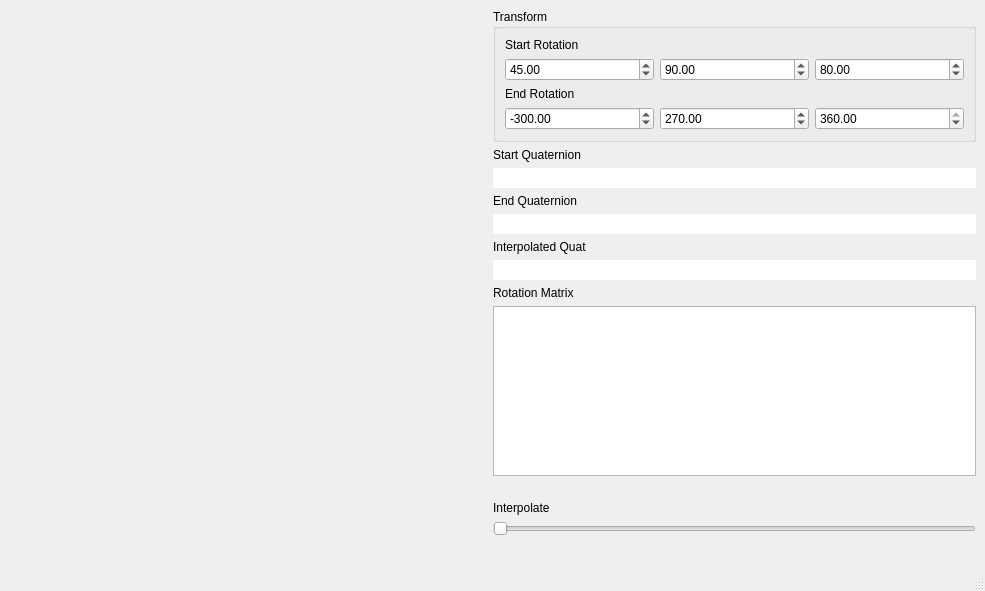
<?xml version="1.0" encoding="UTF-8"?>
<ui version="4.0">
 <class>MainWindow</class>
 <widget class="QMainWindow" name="MainWindow">
  <property name="geometry">
   <rect>
    <x>0</x>
    <y>0</y>
    <width>985</width>
    <height>591</height>
   </rect>
  </property>
  <property name="windowTitle">
   <string>Rotation using Quaternion SLERP</string>
  </property>
  <widget class="QWidget" name="centralwidget">
   <layout class="QGridLayout" name="s_mainWindowGridLayout">
    <item row="0" column="1">
     <widget class="QGroupBox" name="s_transformGB">
      <property name="title">
       <string>Transform</string>
      </property>
      <layout class="QGridLayout" name="gridLayout">
       <item row="3" column="1">
        <widget class="QDoubleSpinBox" name="m_erotationX">
         <property name="minimum">
          <double>-360.000000000000000</double>
         </property>
         <property name="maximum">
          <double>360.000000000000000</double>
         </property>
         <property name="value">
          <double>-300.000000000000000</double>
         </property>
        </widget>
       </item>
       <item row="0" column="1">
        <widget class="QLabel" name="label">
         <property name="text">
          <string>Start Rotation</string>
         </property>
        </widget>
       </item>
       <item row="1" column="1">
        <widget class="QDoubleSpinBox" name="m_srotationX">
         <property name="minimum">
          <double>-360.000000000000000</double>
         </property>
         <property name="maximum">
          <double>360.000000000000000</double>
         </property>
         <property name="value">
          <double>45.000000000000000</double>
         </property>
        </widget>
       </item>
       <item row="1" column="2">
        <widget class="QDoubleSpinBox" name="m_srotationY">
         <property name="minimum">
          <double>-360.000000000000000</double>
         </property>
         <property name="maximum">
          <double>360.000000000000000</double>
         </property>
         <property name="value">
          <double>90.000000000000000</double>
         </property>
        </widget>
       </item>
       <item row="1" column="3">
        <widget class="QDoubleSpinBox" name="m_srotationZ">
         <property name="minimum">
          <double>-360.000000000000000</double>
         </property>
         <property name="maximum">
          <double>360.000000000000000</double>
         </property>
         <property name="value">
          <double>80.000000000000000</double>
         </property>
        </widget>
       </item>
       <item row="3" column="3">
        <widget class="QDoubleSpinBox" name="m_erotationZ">
         <property name="minimum">
          <double>-360.000000000000000</double>
         </property>
         <property name="maximum">
          <double>360.000000000000000</double>
         </property>
         <property name="value">
          <double>360.000000000000000</double>
         </property>
        </widget>
       </item>
       <item row="3" column="2">
        <widget class="QDoubleSpinBox" name="m_erotationY">
         <property name="minimum">
          <double>-360.000000000000000</double>
         </property>
         <property name="maximum">
          <double>360.000000000000000</double>
         </property>
         <property name="value">
          <double>270.000000000000000</double>
         </property>
        </widget>
       </item>
       <item row="2" column="1">
        <widget class="QLabel" name="label_2">
         <property name="text">
          <string>End Rotation</string>
         </property>
        </widget>
       </item>
      </layout>
     </widget>
    </item>
    <item row="0" column="0" rowspan="16">
     <spacer name="horizontalSpacer">
      <property name="orientation">
       <enum>Qt::Horizontal</enum>
      </property>
      <property name="sizeHint" stdset="0">
       <size>
        <width>40</width>
        <height>20</height>
       </size>
      </property>
     </spacer>
    </item>
    <item row="4" column="1">
     <widget class="QLineEdit" name="m_q2">
      <property name="frame">
       <bool>false</bool>
      </property>
      <property name="readOnly">
       <bool>true</bool>
      </property>
     </widget>
    </item>
    <item row="5" column="1">
     <widget class="QLabel" name="label_6">
      <property name="text">
       <string>Interpolated Quat</string>
      </property>
     </widget>
    </item>
    <item row="3" column="1">
     <widget class="QLabel" name="label_5">
      <property name="text">
       <string>End Quaternion</string>
      </property>
     </widget>
    </item>
    <item row="1" column="1">
     <widget class="QLabel" name="label_4">
      <property name="text">
       <string>Start Quaternion</string>
      </property>
     </widget>
    </item>
    <item row="9" column="1">
     <spacer name="verticalSpacer_2">
      <property name="orientation">
       <enum>Qt::Vertical</enum>
      </property>
      <property name="sizeHint" stdset="0">
       <size>
        <width>20</width>
        <height>40</height>
       </size>
      </property>
     </spacer>
    </item>
    <item row="11" column="1">
     <widget class="QSlider" name="m_interpolate">
      <property name="minimum">
       <number>0</number>
      </property>
      <property name="maximum">
       <number>1000</number>
      </property>
      <property name="singleStep">
       <number>1</number>
      </property>
      <property name="pageStep">
       <number>1</number>
      </property>
      <property name="orientation">
       <enum>Qt::Horizontal</enum>
      </property>
      <property name="tickPosition">
       <enum>QSlider::NoTicks</enum>
      </property>
     </widget>
    </item>
    <item row="8" column="1">
     <widget class="QTextEdit" name="m_matrix"/>
    </item>
    <item row="2" column="1">
     <widget class="QLineEdit" name="m_q1">
      <property name="frame">
       <bool>false</bool>
      </property>
      <property name="readOnly">
       <bool>true</bool>
      </property>
     </widget>
    </item>
    <item row="7" column="1">
     <widget class="QLabel" name="label_7">
      <property name="text">
       <string>Rotation Matrix</string>
      </property>
     </widget>
    </item>
    <item row="6" column="1">
     <widget class="QLineEdit" name="m_q3">
      <property name="frame">
       <bool>false</bool>
      </property>
      <property name="readOnly">
       <bool>true</bool>
      </property>
     </widget>
    </item>
    <item row="10" column="1">
     <widget class="QLabel" name="m_interpText">
      <property name="text">
       <string>Interpolate</string>
      </property>
     </widget>
    </item>
   </layout>
  </widget>
  <widget class="QMenuBar" name="menubar">
   <property name="geometry">
    <rect>
     <x>0</x>
     <y>0</y>
     <width>985</width>
     <height>22</height>
    </rect>
   </property>
  </widget>
  <widget class="QStatusBar" name="statusbar"/>
 </widget>
 <resources/>
 <connections/>
</ui>
